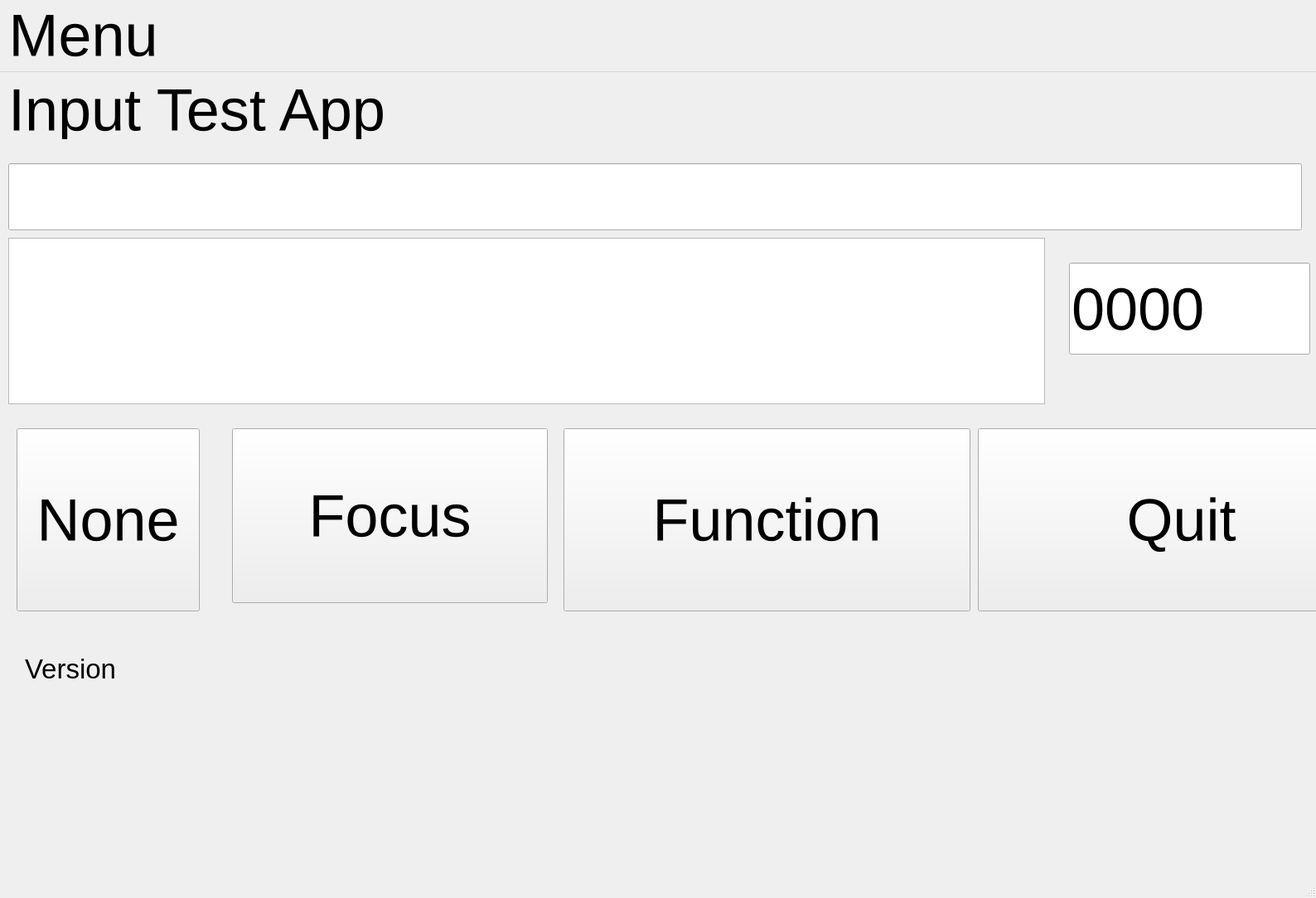
<?xml version="1.0" encoding="UTF-8"?>
<ui version="4.0">
 <class>MainWindow</class>
 <widget class="QMainWindow" name="MainWindow">
  <property name="geometry">
   <rect>
    <x>0</x>
    <y>0</y>
    <width>1588</width>
    <height>1084</height>
   </rect>
  </property>
  <property name="font">
   <font>
    <pointsize>54</pointsize>
    <italic>false</italic>
    <bold>false</bold>
   </font>
  </property>
  <property name="windowTitle">
   <string>MainWindow</string>
  </property>
  <widget class="QWidget" name="centralwidget">
   <widget class="QPushButton" name="pushButtonQuit">
    <property name="geometry">
     <rect>
      <x>1180</x>
      <y>430</y>
      <width>491</width>
      <height>221</height>
     </rect>
    </property>
    <property name="text">
     <string>Quit</string>
    </property>
    <property name="shortcut">
     <string>F4</string>
    </property>
   </widget>
   <widget class="QLineEdit" name="lineEdit">
    <property name="geometry">
     <rect>
      <x>10</x>
      <y>110</y>
      <width>1561</width>
      <height>81</height>
     </rect>
    </property>
   </widget>
   <widget class="QTextEdit" name="textEdit">
    <property name="geometry">
     <rect>
      <x>10</x>
      <y>200</y>
      <width>1251</width>
      <height>201</height>
     </rect>
    </property>
   </widget>
   <widget class="QLineEdit" name="lineEdit_2">
    <property name="geometry">
     <rect>
      <x>1290</x>
      <y>230</y>
      <width>291</width>
      <height>111</height>
     </rect>
    </property>
    <property name="inputMask">
     <string>9999</string>
    </property>
    <property name="text">
     <string>0000</string>
    </property>
   </widget>
   <widget class="QLabel" name="labelVersion">
    <property name="geometry">
     <rect>
      <x>30</x>
      <y>690</y>
      <width>1561</width>
      <height>61</height>
     </rect>
    </property>
    <property name="font">
     <font>
      <pointsize>25</pointsize>
      <italic>false</italic>
      <bold>false</bold>
     </font>
    </property>
    <property name="text">
     <string>Version</string>
    </property>
   </widget>
   <widget class="QLabel" name="labelCaptin">
    <property name="geometry">
     <rect>
      <x>10</x>
      <y>10</y>
      <width>881</width>
      <height>71</height>
     </rect>
    </property>
    <property name="text">
     <string>Input Test App</string>
    </property>
   </widget>
   <widget class="QPushButton" name="pushButtonFocus">
    <property name="geometry">
     <rect>
      <x>280</x>
      <y>430</y>
      <width>381</width>
      <height>211</height>
     </rect>
    </property>
    <property name="text">
     <string>Focus</string>
    </property>
    <property name="shortcut">
     <string>F2</string>
    </property>
   </widget>
   <widget class="QPushButton" name="pushButtonNone">
    <property name="geometry">
     <rect>
      <x>20</x>
      <y>430</y>
      <width>221</width>
      <height>221</height>
     </rect>
    </property>
    <property name="text">
     <string>None</string>
    </property>
    <property name="shortcut">
     <string>F1</string>
    </property>
   </widget>
   <widget class="QPushButton" name="pushButtonFunc">
    <property name="geometry">
     <rect>
      <x>680</x>
      <y>430</y>
      <width>491</width>
      <height>221</height>
     </rect>
    </property>
    <property name="text">
     <string>Function</string>
    </property>
    <property name="shortcut">
     <string>F3</string>
    </property>
   </widget>
  </widget>
  <widget class="QMenuBar" name="menubar">
   <property name="geometry">
    <rect>
     <x>0</x>
     <y>0</y>
     <width>1588</width>
     <height>104</height>
    </rect>
   </property>
   <widget class="QMenu" name="menuMenu">
    <property name="title">
     <string>Menu</string>
    </property>
    <addaction name="actionQuit"/>
    <addaction name="actionOther"/>
   </widget>
   <addaction name="menuMenu"/>
  </widget>
  <widget class="QStatusBar" name="statusbar"/>
  <action name="actionQuit">
   <property name="text">
    <string>Quit</string>
   </property>
  </action>
  <action name="actionOther">
   <property name="text">
    <string>Other</string>
   </property>
  </action>
 </widget>
 <resources/>
 <connections>
  <connection>
   <sender>actionQuit</sender>
   <signal>triggered()</signal>
   <receiver>MainWindow</receiver>
   <slot>close()</slot>
   <hints>
    <hint type="sourcelabel">
     <x>-1</x>
     <y>-1</y>
    </hint>
    <hint type="destinationlabel">
     <x>399</x>
     <y>299</y>
    </hint>
   </hints>
  </connection>
  <connection>
   <sender>pushButtonQuit</sender>
   <signal>clicked()</signal>
   <receiver>MainWindow</receiver>
   <slot>close()</slot>
   <hints>
    <hint type="sourcelabel">
     <x>399</x>
     <y>544</y>
    </hint>
    <hint type="destinationlabel">
     <x>399</x>
     <y>299</y>
    </hint>
   </hints>
  </connection>
 </connections>
</ui>
